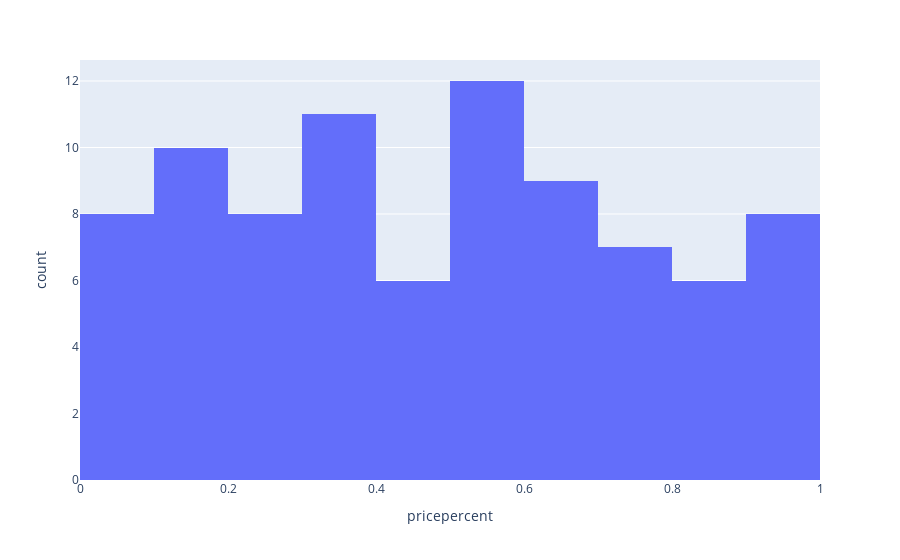

Here is the notebook cell this chart was saved with:
### Markdown cell above
Plot a histogram of `pricepercent`.

### Code cell
px.histogram(dataframe, x="pricepercent")

#<xml xmlns="https://developers.google.com/blockly/xml"><variables><variable id="+yh,Zg{hON]zy6D~.rH#">px</variable><variable id="-(zD`=)|+6ZJe1eZ)t2_">dataframe</variable></variables><block type="varDoMethod" id="M7Nr}Mv.DAk?=8Xv:VTh" x="129" y="279"><field name="VAR" id="+yh,Zg{hON]zy6D~.rH#">px</field><field name="MEMBER">histogram</field><data>px:histogram</data><value name="INPUT"><block type="lists_create_with" id="JD%Ihlvfj~M#!M@}qUh7"><mutation items="2"></mutation><value name="ADD0"><block type="variables_get" id="HERwNg=OfTm0rFH2lO!*"><field name="VAR" id="-(zD`=)|+6ZJe1eZ)t2_">dataframe</field></block></value><value name="ADD1"><block type="valueOutputCodeBlock" id="uJ?DS:J9fu7,X*mfzq]c"><field name="CODE">x="pricepercent"</field></block></value></block></value></block></xml>

### Figure 1 — Plotly figure (JSON) as saved in the notebook; plotly's stock layout.template omitted (floating-point values rounded to 4 significant figures)
{"data": [{"alignmentgroup": "True", "bingroup": "x", "hovertemplate": "pricepercent=%{x}<br>count=%{y}<extra></extra>", "legendgroup": "", "marker": {"color": "#636efa"}, "name": "", "offsetgroup": "", "orientation": "v", "showlegend": false, "type": "histogram", "x": [0.86, 0.511, 0.116, 0.511, 0.511, 0.767, 0.767, 0.511, 0.325, 0.325, 0.511, 0.511, 0.325, 0.511, 0.034, 0.034, 0.325, 0.453, 0.465, 0.465, 0.465, 0.465, 0.093, 0.918, 0.918, 0.918, 0.511, 0.511, 0.511, 0.116, 0.104, 0.279, 0.651, 0.651, 0.325, 0.511, 0.651, 0.441, 0.86, 0.86, 0.918, 0.325, 0.767, 0.767, 0.976, 0.325, 0.767, 0.651, 0.023, 0.837, 0.116, 0.279, 0.651, 0.651, 0.651, 0.965, 0.86, 0.069, 0.279, 0.081, 0.22, 0.22, 0.976, 0.116, 0.651, 0.651, 0.116, 0.116, 0.22, 0.058, 0.767, 0.325, 0.116, 0.755, 0.325, 0.511, 0.011, 0.325, 0.255, 0.906, 0.116, 0.116, 0.313, 0.267, 0.848], "xaxis": "x", "yaxis": "y"}], "layout": {"autosize": true, "barmode": "relative", "legend": {"tracegroupgap": 0}, "margin": {"t": 60}, "xaxis": {"anchor": "y", "autorange": true, "domain": [0, 1], "range": [6.939e-17, 1.0], "title": {"text": "pricepercent"}, "type": "linear"}, "yaxis": {"anchor": "x", "autorange": true, "domain": [0, 1], "range": [0, 12.63], "title": {"text": "count"}}}}
